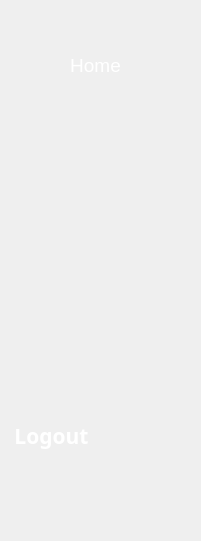
   <widget class="QGroupBox" name="groupBox">
    <property name="geometry">
     <rect>
      <x>20</x>
      <y>150</y>
      <width>201</width>
      <height>541</height>
     </rect>
    </property>
    <property name="styleSheet">
     <string notr="true">border: none;</string>
    </property>
    <property name="title">
     <string/>
    </property>
    <widget class="QLabel" name="label_2">
     <property name="geometry">
      <rect>
       <x>0</x>
       <y>60</y>
       <width>21</width>
       <height>21</height>
      </rect>
     </property>
     <property name="styleSheet">
      <string notr="true">border-image: url(:/home.png);</string>
     </property>
     <property name="text">
      <string/>
     </property>
    </widget>
    <widget class="QPushButton" name="pushButton">
     <property name="geometry">
      <rect>
       <x>40</x>
       <y>50</y>
       <width>111</width>
       <height>31</height>
      </rect>
     </property>
     <property name="font">
      <font>
       <family>MS Sans Serif</family>
       <pointsize>14</pointsize>
      </font>
     </property>
     <property name="cursor">
      <cursorShape>BlankCursor</cursorShape>
     </property>
     <property name="focusPolicy">
      <enum>Qt::ClickFocus</enum>
     </property>
     <property name="styleSheet">
      <string notr="true">QPushButton{
background-color: rgba(0, 0, 113, 0); 
border: none;
border-radius:10px;
color:white;}


QPushButton:hover{
background-color: rgb(255, 0, 0); 

}</string>
     </property>
     <property name="text">
      <string>Home</string>
     </property>
    </widget>
    <widget class="QLabel" name="label_3">
     <property name="geometry">
      <rect>
       <x>0</x>
       <y>120</y>
       <width>21</width>
       <height>21</height>
      </rect>
     </property>
     <property name="styleSheet">
      <string notr="true">border-image: url(:/emm.png);</string>
     </property>
     <property name="text">
      <string/>
     </property>
    </widget>
    <widget class="QPushButton" name="pushButton_spectateur_2">
     <property name="geometry">
      <rect>
       <x>-9</x>
       <y>420</y>
       <width>121</width>
       <height>31</height>
      </rect>
     </property>
     <property name="font">
      <font>
       <family>Lucida Sans Typewriter</family>
       <pointsize>16</pointsize>
       <weight>75</weight>
       <italic>false</italic>
       <bold>true</bold>
      </font>
     </property>
     <property name="styleSheet">
      <string notr="true">QPushButton{
background-color: rgba(0, 0, 113, 0); 
border: none;
border-radius:10px;
color:white;}


QPushButton:hover{
background-color: rgb(255, 0, 0); 

}</string>
     </property>
     <property name="text">
      <string>Logout</string>
     </property>
    </widget>
    <widget class="QLabel" name="label_12">
     <property name="geometry">
      <rect>
       <x>120</x>
       <y>420</y>
       <width>31</width>
       <height>31</height>
      </rect>
     </property>
     <property name="styleSheet">
      <string notr="true">border-image: url(:/log_out.png);</string>
     </property>
     <property name="text">
      <string/>
     </property>
    </widget>
   </widget>
